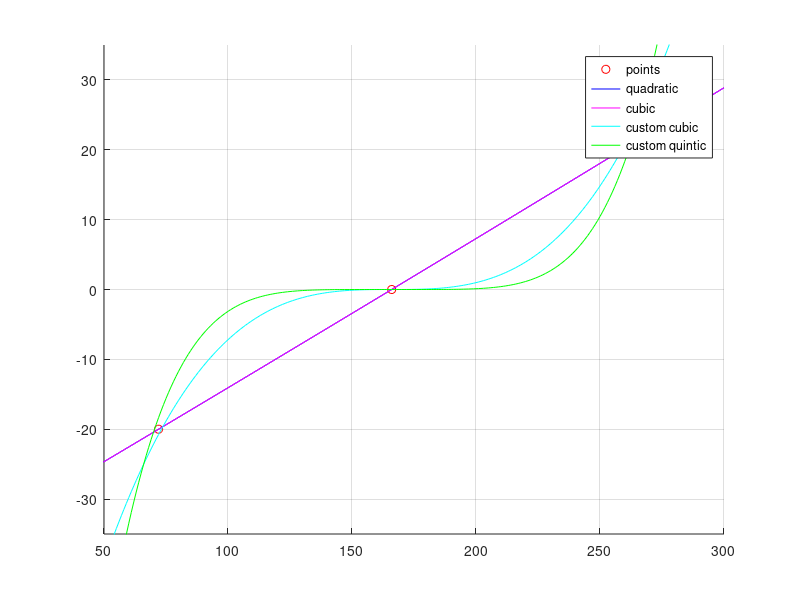

This chart was generated by the following MATLAB code:
clc
clear all
close all

x = [72, 166, 259];
y = [-20, 0, 20];

px = 0:1:300;
P2 = polyfit(x, y, 2);
P3 = polyfit(x, y, 3);

hold on
scatter(x, y, 'r')
plot(px, polyval(P2, px), 'b')
plot(px, polyval(P3, px), 'm')

xx = 50:1:300;
yy = (2.5*10^-5)*(xx - 166).^3;
plot(xx, yy, 'c')

yy = (2.5*10^-9)*(xx - 166).^5;
plot(xx, yy, 'g')

grid on
legend('points', 'quadratic', 'cubic', 'custom cubic', 'custom quintic')
xlim([xx(1), xx(end)])
ylim([-35, 35])
hold off